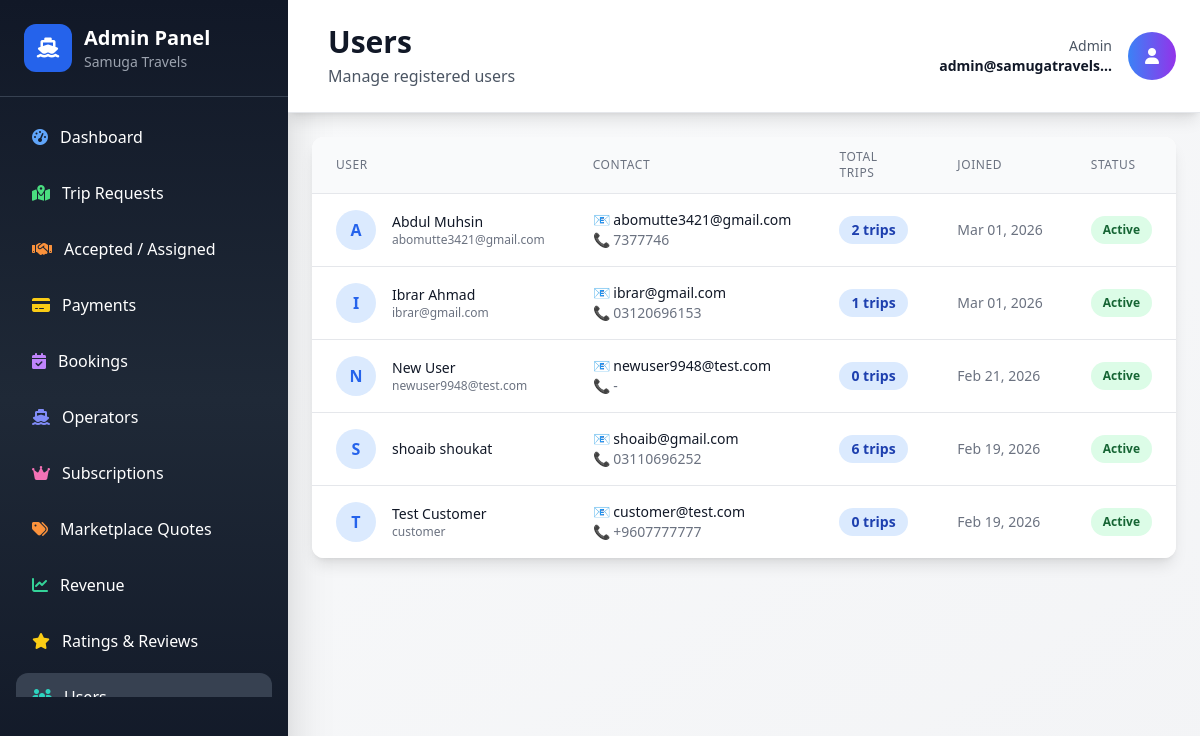
Page /api/admin-panel/users/ (signed in) on the committed database.
### api/models.py (models this page shows, shortened)
class User(AbstractUser):
    USER_TYPES = [
        ('customer', 'Customer'),
        ('operator', 'Speedboat Operator'),
        ('admin', 'Admin'),
    ]
    phone_number = models.CharField(max_length=20, unique=True, null=True, blank=True)
    otp = models.CharField(max_length=6, null=True, blank=True)
    otp_created_at = models.DateTimeField(null=True, blank=True)
    user_type = models.CharField(max_length=20, choices=USER_TYPES, default='customer')
    is_admin = models.BooleanField(default=False)
    profile_image = models.ImageField(upload_to='profile_images/', null=True, blank=True)

### api/admin_views.py (the view)
# urls.py: path('admin-panel/users/', users_list, name='admin_users'),
@login_required
@user_passes_test(is_admin)
def users_list(request):
    users = User.objects.filter(is_admin=False).order_by('-date_joined')
    context = {
        'users': users,
    }
    return render(request, 'admin_panel/users.html', context)

### api/admin_views.py (called while the page is built)
def is_admin(user):
    return user.is_authenticated and user.is_admin

### api/templates/admin_panel/users.html (shortened to what this page needs)
{% extends 'admin_panel/base.html' %}
{% block page_title %}Users{% endblock %}
{% block page_subtitle %}Manage registered users{% endblock %}
{% block content %}
<div class="bg-white rounded-xl shadow-lg overflow-hidden">
    <div class="overflow-x-auto">
        <table class="min-w-full divide-y divide-gray-200">
            <thead class="bg-gray-50">
                <tr>
                    <th class="px-3 sm:px-6 py-3 text-left text-xs font-medium text-gray-500 uppercase tracking-wider">User</th>
                    <th class="px-3 sm:px-6 py-3 text-left text-xs font-medium text-gray-500 uppercase tracking-wider hidden md:table-cell">Contact</th>
                    <th class="px-3 sm:px-6 py-3 text-left text-xs font-medium text-gray-500 uppercase tracking-wider hidden sm:table-cell">Total Trips</th>
                    <th class="px-3 sm:px-6 py-3 text-left text-xs font-medium text-gray-500 uppercase tracking-wider hidden lg:table-cell">Joined</th>
                    <th class="px-3 sm:px-6 py-3 text-left text-xs font-medium text-gray-500 uppercase tracking-wider">Status</th>
                </tr>
            </thead>
            <tbody class="bg-white divide-y divide-gray-200">
                {% for user in users %}
                <tr class="hover:bg-gray-50">
                    <td class="px-3 sm:px-6 py-4 whitespace-nowrap">
                        <div class="flex items-center">
                            <div class="flex-shrink-0 h-8 w-8 sm:h-10 sm:w-10">
                                <div class="h-8 w-8 sm:h-10 sm:w-10 rounded-full bg-blue-100 flex items-center justify-center">
                                    <span class="text-blue-600 font-semibold text-xs sm:text-base">{{ user.first_name|first|upper }}</span>
                                </div>
                            </div>
                            <div class="ml-3 sm:ml-4">
                                <div class="text-xs sm:text-sm font-medium text-gray-900">{{ user.first_name }} {{ user.last_name }}</div>
                                <div class="text-xs text-gray-500">{{ user.username }}</div>
                            </div>
                        </div>
                    </td>
                    <td class="px-3 sm:px-6 py-4 whitespace-nowrap hidden md:table-cell">
                        <div class="text-xs sm:text-sm text-gray-900">📧 {{ user.email }}</div>
                        <div class="text-xs sm:text-sm text-gray-500">📞 {{ user.phone_number|default:"-" }}</div>
                    </td>
                    <td class="px-3 sm:px-6 py-4 whitespace-nowrap hidden sm:table-cell">
                        <span class="px-2 sm:px-3 py-1 inline-flex text-xs sm:text-sm leading-5 font-semibold rounded-full bg-blue-100 text-blue-800">
                            {{ user.trip_requests.count }} trips
                        </span>
                    </td>
                    <td class="px-3 sm:px-6 py-4 whitespace-nowrap text-xs sm:text-sm text-gray-500 hidden lg:table-cell">
                        {{ user.date_joined|date:"M d, Y" }}
                    </td>
                    <td class="px-3 sm:px-6 py-4 whitespace-nowrap">
                        {% if user.is_active %}
                        <span class="px-2 sm:px-3 py-1 inline-flex text-xs leading-5 font-semibold rounded-full bg-green-100 text-green-800">
                            Active
                        </span>
                        {% else %}
                        <span class="px-2 sm:px-3 py-1 inline-flex text-xs leading-5 font-semibold rounded-full bg-red-100 text-red-800">
                            Inactive
                        </span>
                        {% endif %}
                    </td>
                </tr>
                {% empty %}
                <tr>
                    <td colspan="5" class="px-3 sm:px-6 py-8 text-center text-gray-500 text-sm">
                        No users found
                    </td>
                </tr>
                {% endfor %}
            </tbody>
        </table>
    </div>
</div>
{% endblock %}

### api/templates/admin_panel/base.html (shortened to what this page needs)
<!DOCTYPE html>
<html lang="en">
<head>
    <script src="https://cdn.tailwindcss.com"></script>
    <link rel="stylesheet" href="https://cdnjs.cloudflare.com/ajax/libs/font-awesome/6.4.0/css/all.min.css">
</head>
<body class="bg-gradient-to-br from-gray-50 to-gray-100">
    <div class="flex h-screen">
        <div class="hidden lg:block w-72 bg-gradient-to-b from-gray-900 via-gray-800 to-gray-900 text-white shadow-2xl">
            <div class="p-6 border-b border-gray-700">
                <div class="flex items-center space-x-3">
                    <div class="w-12 h-12 bg-blue-600 rounded-xl flex items-center justify-center">
                        <i class="fas fa-ship text-white text-xl"></i>
                    </div>
                    <div>
                        <h1 class="text-xl font-bold">Admin Panel</h1>
                        <p class="text-sm text-gray-400">Samuga Travels</p>
                    </div>
                </div>
            </div>
            <nav class="p-4 space-y-2 overflow-y-auto" style="max-height: calc(100vh - 200px);">
                <a href="/api/admin-panel/dashboard/" class="flex items-center px-4 py-3 {% if request.path == '/api/admin-panel/dashboard/' %}bg-gray-700{% else %}hover:bg-gray-700{% endif %} rounded-xl transition-all">
                    <i class="fas fa-tachometer-alt mr-3 text-blue-400"></i>
                    <span class="font-medium">Dashboard</span>
                </a>
                <a href="/api/admin-panel/trip-requests/" class="flex items-center px-4 py-3 {% if 'trip-requests' in request.path %}bg-gray-700{% else %}hover:bg-gray-700{% endif %} rounded-xl transition-all">
                    <i class="fas fa-map-marked-alt mr-3 text-green-400"></i>
                    <span>Trip Requests</span>
                </a>
                <a href="/api/admin-panel/accepted-requests/" class="flex items-center px-4 py-3 {% if 'accepted-requests' in request.path %}bg-gray-700{% else %}hover:bg-gray-700{% endif %} rounded-xl transition-all">
                    <i class="fas fa-handshake mr-3 text-orange-400"></i>
                    <span>Accepted / Assigned</span>
                </a>
                <a href="/api/admin-panel/payments/" class="flex items-center px-4 py-3 {% if 'payments' in request.path %}bg-gray-700{% else %}hover:bg-gray-700{% endif %} rounded-xl transition-all">
                    <i class="fas fa-credit-card mr-3 text-yellow-400"></i>
                    <span>Payments</span>
                </a>
                <a href="/api/admin-panel/bookings/" class="flex items-center px-4 py-3 {% if 'bookings' in request.path %}bg-gray-700{% else %}hover:bg-gray-700{% endif %} rounded-xl transition-all">
                    <i class="fas fa-calendar-check mr-3 text-purple-400"></i>
                    <span>Bookings</span>
                </a>
                <a href="/api/admin-panel/operators/" class="flex items-center px-4 py-3 {% if 'operators' in request.path %}bg-gray-700{% else %}hover:bg-gray-700{% endif %} rounded-xl transition-all">
                    <i class="fas fa-ship mr-3 text-indigo-400"></i>
                    <span>Operators</span>
                </a>
                <a href="/api/admin-panel/subscriptions/" class="flex items-center px-4 py-3 {% if 'subscriptions' in request.path %}bg-gray-700{% else %}hover:bg-gray-700{% endif %} rounded-xl transition-all">
                    <i class="fas fa-crown mr-3 text-pink-400"></i>
                    <span>Subscriptions</span>
                </a>
                <a href="/api/admin-panel/marketplace-quotes/" class="flex items-center px-4 py-3 {% if 'marketplace-quotes' in request.path %}bg-gray-700{% else %}hover:bg-gray-700{% endif %} rounded-xl transition-all">
                    <i class="fas fa-tags mr-3 text-orange-400"></i>
                    <span>Marketplace Quotes</span>
                </a>
                <a href="/api/admin-panel/revenue/" class="flex items-center px-4 py-3 {% if 'revenue' in request.path %}bg-gray-700{% else %}hover:bg-gray-700{% endif %} rounded-xl transition-all">
                    <i class="fas fa-chart-line mr-3 text-emerald-400"></i>
                    <span>Revenue</span>
                </a>
                <a href="/api/admin-panel/ratings/" class="flex items-center px-4 py-3 {% if 'ratings' in request.path %}bg-gray-700{% else %}hover:bg-gray-700{% endif %} rounded-xl transition-all">
                    <i class="fas fa-star mr-3 text-yellow-400"></i>
                    <span>Ratings & Reviews</span>
                </a>
                <a href="/api/admin-panel/users/" class="flex items-center px-4 py-3 {% if 'users' in request.path %}bg-gray-700{% else %}hover:bg-gray-700{% endif %} rounded-xl transition-all">
                    <i class="fas fa-users mr-3 text-teal-400"></i>
                    <span>Users</span>
                </a>
            </nav>
        </div>
        <div class="flex-1 overflow-y-auto">
            <header class="bg-white shadow-lg p-4 lg:p-6 border-b border-gray-200">
                <div class="flex items-center justify-between">
                    <div class="flex items-center space-x-4">
                        <div>
                            <h2 class="text-xl lg:text-3xl font-bold text-gray-900">{% block page_title %}Dashboard{% endblock %}</h2>
                            <p class="text-sm lg:text-base text-gray-600 mt-1 hidden sm:block">{% block page_subtitle %}Welcome back! Here's your overview{% endblock %}</p>
                        </div>
                    </div>
                    <div class="flex items-center space-x-2 lg:space-x-4">
                        <div class="text-right hidden md:block">
                            <p class="text-xs lg:text-sm text-gray-600">Admin</p>
                            <p class="text-xs lg:text-sm font-semibold text-gray-900">{{ request.user.email|truncatechars:20 }}</p>
                        </div>
                        <div class="w-10 h-10 lg:w-12 lg:h-12 bg-gradient-to-r from-blue-500 to-purple-600 rounded-full flex items-center justify-center">
                            <i class="fas fa-user text-white text-sm lg:text-base"></i>
                        </div>
                    </div>
                </div>
            </header>
            <main class="p-4 lg:p-6">
                {% block content %}
                {% endblock %}
            </main>
        </div>
    </div>
</body>
</html>

### rows in the picture
User: user.email "admin@samugatravels…"
User: first_name|first "A", first_name "Abdul", last_name "Muhsin", username "abomutte3421@gmail.com", email "abomutte3421@gmail.com", phone_number "7377746", trip_requests.count "2", date_joined "Mar 01, 2026", is_active "Active"
User: first_name|first "I", first_name "Ibrar", last_name "Ahmad", username "ibrar@gmail.com", email "ibrar@gmail.com", phone_number "03120696153", trip_requests.count "1", date_joined "Mar 01, 2026", is_active "Active"
User: first_name|first "N", first_name "New", last_name "User", username "newuser9948@test.com", email "newuser9948@test.com", phone_number "-", trip_requests.count "0", date_joined "Feb 21, 2026", is_active "Active"
User: first_name|first "S", first_name "shoaib", last_name "shoukat", email "shoaib@gmail.com", phone_number "03110696252", trip_requests.count "6", date_joined "Feb 19, 2026", is_active "Active"
User: first_name|first "T", first_name "Test", last_name "Customer", username "customer", email "customer@test.com", phone_number "+9607777777", trip_requests.count "0", date_joined "Feb 19, 2026", is_active "Active"
